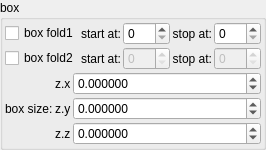
    <widget class="QGroupBox" name="groupBox_7">
     <property name="title">
      <string>box</string>
     </property>
     <layout class="QVBoxLayout" name="verticalLayout_9" stretch="0,0">
      <property name="spacing">
       <number>2</number>
      </property>
      <property name="leftMargin">
       <number>2</number>
      </property>
      <property name="topMargin">
       <number>2</number>
      </property>
      <property name="rightMargin">
       <number>2</number>
      </property>
      <property name="bottomMargin">
       <number>2</number>
      </property>
      <item>
       <layout class="QGridLayout" name="gridLayout_15" columnstretch="0,0,0,0,0">
        <property name="spacing">
         <number>2</number>
        </property>
        <item row="0" column="0">
         <widget class="MyCheckBox" name="checkBox_transf_function_enabledBx">
          <property name="text">
           <string notr="true">box fold1</string>
          </property>
         </widget>
        </item>
        <item row="0" column="4">
         <widget class="MySpinBox" name="spinboxInt_transf_stop_iterations_I">
          <property name="sizePolicy">
           <sizepolicy hsizetype="Minimum" vsizetype="Maximum">
            <horstretch>0</horstretch>
            <verstretch>0</verstretch>
           </sizepolicy>
          </property>
          <property name="maximum">
           <number>999</number>
          </property>
         </widget>
        </item>
        <item row="0" column="1">
         <widget class="QLabel" name="label_54">
          <property name="layoutDirection">
           <enum>Qt::LeftToRight</enum>
          </property>
          <property name="text">
           <string>start at:</string>
          </property>
          <property name="alignment">
           <set>Qt::AlignRight|Qt::AlignTrailing|Qt::AlignVCenter</set>
          </property>
         </widget>
        </item>
        <item row="0" column="2">
         <widget class="MySpinBox" name="spinboxInt_transf_start_iterations_I">
          <property name="sizePolicy">
           <sizepolicy hsizetype="Minimum" vsizetype="Maximum">
            <horstretch>0</horstretch>
            <verstretch>0</verstretch>
           </sizepolicy>
          </property>
          <property name="maximum">
           <number>999</number>
          </property>
         </widget>
        </item>
        <item row="1" column="4">
         <widget class="MySpinBox" name="spinboxInt_transf_stop_iterations_B">
          <property name="enabled">
           <bool>false</bool>
          </property>
          <property name="sizePolicy">
           <sizepolicy hsizetype="Minimum" vsizetype="Maximum">
            <horstretch>0</horstretch>
            <verstretch>0</verstretch>
           </sizepolicy>
          </property>
          <property name="maximum">
           <number>999</number>
          </property>
         </widget>
        </item>
        <item row="1" column="0">
         <widget class="MyCheckBox" name="checkBox_transf_function_enabledBx_false">
          <property name="text">
           <string notr="true">box fold2</string>
          </property>
         </widget>
        </item>
        <item row="1" column="2">
         <widget class="MySpinBox" name="spinboxInt_transf_start_iterations_B">
          <property name="enabled">
           <bool>false</bool>
          </property>
          <property name="sizePolicy">
           <sizepolicy hsizetype="Minimum" vsizetype="Maximum">
            <horstretch>0</horstretch>
            <verstretch>0</verstretch>
           </sizepolicy>
          </property>
          <property name="maximum">
           <number>999</number>
          </property>
         </widget>
        </item>
        <item row="0" column="3">
         <widget class="QLabel" name="label_55">
          <property name="text">
           <string>stop at:</string>
          </property>
          <property name="alignment">
           <set>Qt::AlignRight|Qt::AlignTrailing|Qt::AlignVCenter</set>
          </property>
         </widget>
        </item>
        <item row="1" column="1">
         <widget class="QLabel" name="label_56">
          <property name="layoutDirection">
           <enum>Qt::LeftToRight</enum>
          </property>
          <property name="text">
           <string>start at:</string>
          </property>
          <property name="alignment">
           <set>Qt::AlignRight|Qt::AlignTrailing|Qt::AlignVCenter</set>
          </property>
         </widget>
        </item>
        <item row="1" column="3">
         <widget class="QLabel" name="label_57">
          <property name="text">
           <string>stop at:</string>
          </property>
          <property name="alignment">
           <set>Qt::AlignRight|Qt::AlignTrailing|Qt::AlignVCenter</set>
          </property>
         </widget>
        </item>
       </layout>
      </item>
      <item>
       <layout class="QGridLayout" name="gridLayout" columnstretch="0,0,1">
        <property name="spacing">
         <number>2</number>
        </property>
        <item row="5" column="2">
         <widget class="MyDoubleSpinBox" name="spinbox3_transf_addition_constant_0555_z">
          <property name="sizePolicy">
           <sizepolicy hsizetype="Minimum" vsizetype="Maximum">
            <horstretch>0</horstretch>
            <verstretch>0</verstretch>
           </sizepolicy>
          </property>
          <property name="prefix">
           <string/>
          </property>
          <property name="suffix">
           <string/>
          </property>
          <property name="decimals">
           <number>6</number>
          </property>
          <property name="minimum">
           <double>-99.989999999999995</double>
          </property>
          <property name="maximum">
           <double>99.989999999999995</double>
          </property>
          <property name="singleStep">
           <double>0.100000000000000</double>
          </property>
         </widget>
        </item>
        <item row="4" column="1">
         <widget class="QLabel" name="label_124">
          <property name="text">
           <string notr="true">z.y</string>
          </property>
         </widget>
        </item>
        <item row="3" column="2">
         <widget class="MyDoubleSpinBox" name="spinbox3_transf_addition_constant_0555_x">
          <property name="sizePolicy">
           <sizepolicy hsizetype="Minimum" vsizetype="Maximum">
            <horstretch>0</horstretch>
            <verstretch>0</verstretch>
           </sizepolicy>
          </property>
          <property name="prefix">
           <string/>
          </property>
          <property name="suffix">
           <string/>
          </property>
          <property name="decimals">
           <number>6</number>
          </property>
          <property name="minimum">
           <double>-99.989999999999995</double>
          </property>
          <property name="maximum">
           <double>99.989999999999995</double>
          </property>
          <property name="singleStep">
           <double>0.100000000000000</double>
          </property>
         </widget>
        </item>
        <item row="3" column="1">
         <widget class="QLabel" name="label_121">
          <property name="text">
           <string notr="true">z.x</string>
          </property>
         </widget>
        </item>
        <item row="5" column="1">
         <widget class="QLabel" name="label_122">
          <property name="text">
           <string notr="true">z.z</string>
          </property>
         </widget>
        </item>
        <item row="4" column="2">
         <widget class="MyDoubleSpinBox" name="spinbox3_transf_addition_constant_0555_y">
          <property name="sizePolicy">
           <sizepolicy hsizetype="Minimum" vsizetype="Maximum">
            <horstretch>0</horstretch>
            <verstretch>0</verstretch>
           </sizepolicy>
          </property>
          <property name="prefix">
           <string/>
          </property>
          <property name="suffix">
           <string/>
          </property>
          <property name="decimals">
           <number>6</number>
          </property>
          <property name="minimum">
           <double>-99.989999999999995</double>
          </property>
          <property name="maximum">
           <double>99.989999999999995</double>
          </property>
          <property name="singleStep">
           <double>0.100000000000000</double>
          </property>
         </widget>
        </item>
        <item row="3" column="0" rowspan="3">
         <widget class="QLabel" name="label_108">
          <property name="text">
           <string>box size:</string>
          </property>
         </widget>
        </item>
       </layout>
      </item>
     </layout>
    </widget>
